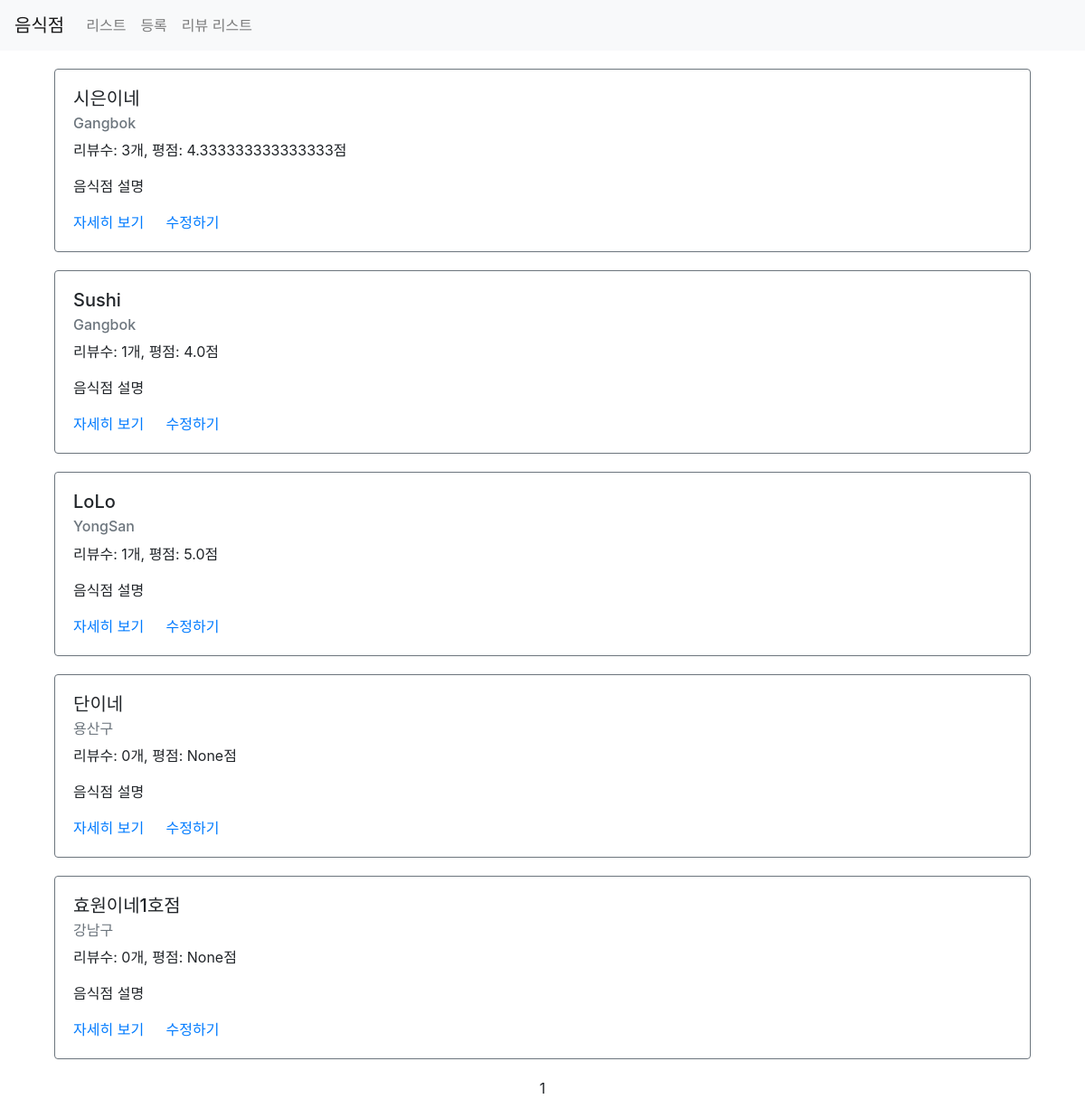
Page /third/list/ on the earlier database version.
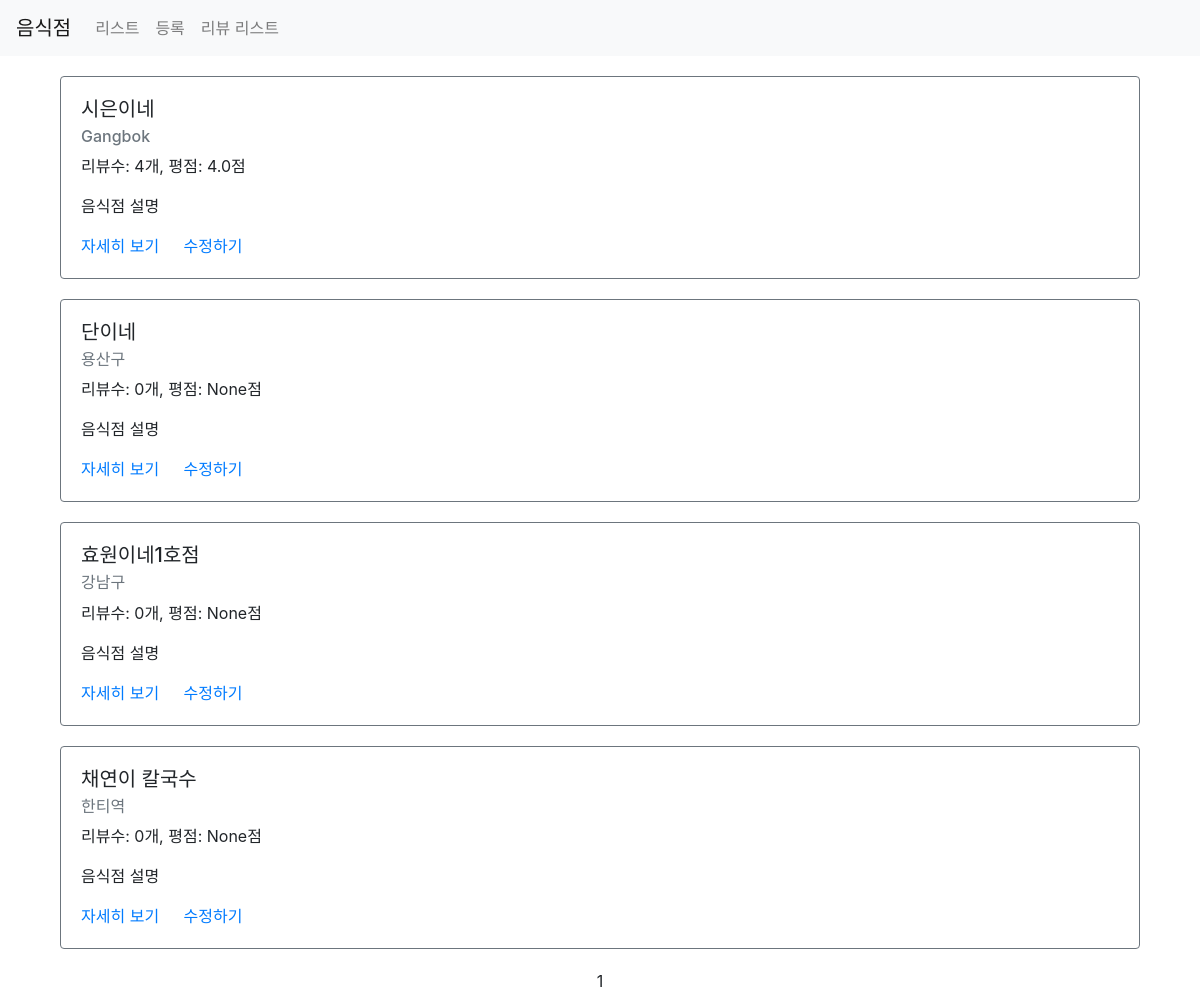
Same page on the later database version.
### third/models.py (models this page shows)
class Restaurant(models.Model):
    name = models.CharField(max_length=30)
    address = models.CharField(max_length=200)
    password = models.CharField(max_length=20, default=None, null=True)
    image = models.CharField(max_length=500, default=None, null=True)
    created_at = models.DateTimeField(auto_now_add=True)
    updated_at = models.DateTimeField(auto_now=True)

### third/views.py (the view)
# urls.py: path('list/', views.list, name="list"),
def list(request):
    restaurants = Restaurant.objects.all().annotate(reviews_count=Count('review')).annotate(average_point=Avg('review__point'))
    paginator = Paginator(restaurants, 5)
    page = request.GET.get('page')  ## third/list?page=1
    items = paginator.get_page(page)
    context = {
        'restaurants': items
    }
    return render(request, 'third/list.html', context)

### third/templates/third/list.html (shortened to what this page needs)
{% extends 'third/base.html' %}
{% load static %}
{% block content %}
<div class="container">
    {% for item in restaurants %}
    <div class="row restaurant-item" style="margin:20px auto;">
        <div class="col-sm-12">
            <div class="card border-secondary">
                <div class="card-body">
                    <h5 class="card-title">{{ item.name }}</h5>
                    <h6 class="card-subtitle mb-2 text-muted">{{ item.address }}</h6>
                    <p class="card-text">리뷰수: {{ item.reviews_count }}개, 평점: {{ item.average_point }}점</p>
                    <p class="card-text">음식점 설명</p>
                    <a href="{% url 'restaurant-detail' id=item.id %}" class="card-link">자세히 보기</a>
                    <a href="{% url 'restaurant-update' %}?id={{ item.id }}" class="card-link">수정하기</a>
                </div>
            </div>
        </div>
    </div>
    {% endfor %}
    <div class="row">
        <div class="col-sm-12 text-center">
            <div class="pagination">
                <span class="step-links text-center" style="width:100%">
                    <span class="current">
                        {{ restaurants.number }}
                    </span>
                </span>
            </div>
        </div>
    </div>
</div>
{% endblock %}

Differences in the rows shown:
removed Restaurant: name "Sushi", address "Gangbok", reviews_count "1", average_point "4.0"
removed Restaurant: name "LoLo", address "YongSan", reviews_count "1", average_point "5.0"
computed for Restaurant "시은이네": reviews_count "3" → "4"; average_point "4.333333333333333" → "4.0"
added Restaurant: name "채연이 칼국수", address "한티역", reviews_count "0", average_point "None"
